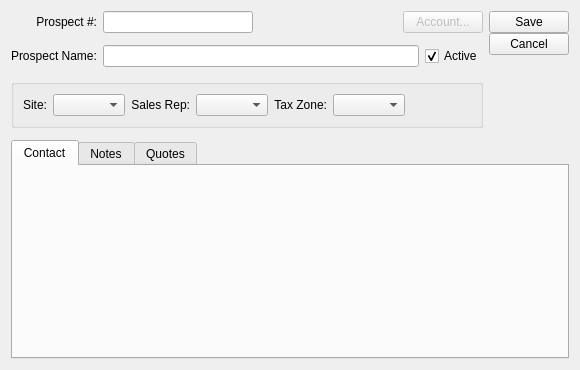
<?xml version="1.0" encoding="UTF-8"?>
<ui version="4.0">
 <comment>This file is part of the xTuple ERP: PostBooks Edition, a free and
open source Enterprise Resource Planning software suite,
Copyright (c) 1999-2019 by OpenMFG LLC, d/b/a xTuple.
It is licensed to you under the Common Public Attribution License
version 1.0, the full text of which (including xTuple-specific Exhibits)
is available at www.xtuple.com/CPAL.  By using this software, you agree
to be bound by its terms.</comment>
 <class>prospect</class>
 <widget class="QWidget" name="prospect">
  <property name="geometry">
   <rect>
    <x>0</x>
    <y>0</y>
    <width>580</width>
    <height>370</height>
   </rect>
  </property>
  <property name="windowTitle">
   <string>Prospect</string>
  </property>
  <layout class="QGridLayout" name="gridLayout_3">
   <property name="verticalSpacing">
    <number>12</number>
   </property>
   <item row="0" column="0">
    <widget class="QLabel" name="_numberLit">
     <property name="text">
      <string>Prospect #:</string>
     </property>
     <property name="alignment">
      <set>Qt::AlignRight|Qt::AlignTrailing|Qt::AlignVCenter</set>
     </property>
     <property name="buddy">
      <cstring>_number</cstring>
     </property>
    </widget>
   </item>
   <item row="0" column="1" colspan="2">
    <layout class="QHBoxLayout">
     <item>
      <widget class="XLineEdit" name="_number">
       <property name="focusPolicy">
        <enum>Qt::StrongFocus</enum>
       </property>
      </widget>
     </item>
     <item>
      <spacer>
       <property name="orientation">
        <enum>Qt::Horizontal</enum>
       </property>
       <property name="sizeHint" stdset="0">
        <size>
         <width>40</width>
         <height>0</height>
        </size>
       </property>
      </spacer>
     </item>
     <item>
      <widget class="QPushButton" name="_crmacct">
       <property name="enabled">
        <bool>false</bool>
       </property>
       <property name="text">
        <string>Account...</string>
       </property>
      </widget>
     </item>
    </layout>
   </item>
   <item row="0" column="3" rowspan="3">
    <layout class="QVBoxLayout">
     <item>
      <widget class="QPushButton" name="_save">
       <property name="text">
        <string>Save</string>
       </property>
      </widget>
     </item>
     <item>
      <widget class="QPushButton" name="_close">
       <property name="text">
        <string>Cancel</string>
       </property>
      </widget>
     </item>
     <item>
      <spacer>
       <property name="orientation">
        <enum>Qt::Vertical</enum>
       </property>
       <property name="sizeHint" stdset="0">
        <size>
         <width>20</width>
         <height>0</height>
        </size>
       </property>
      </spacer>
     </item>
    </layout>
   </item>
   <item row="1" column="0">
    <widget class="QLabel" name="_nameLit">
     <property name="text">
      <string>Prospect Name:</string>
     </property>
     <property name="buddy">
      <cstring>_name</cstring>
     </property>
    </widget>
   </item>
   <item row="1" column="1">
    <widget class="QLineEdit" name="_name"/>
   </item>
   <item row="1" column="2">
    <widget class="QCheckBox" name="_active">
     <property name="text">
      <string>Active</string>
     </property>
     <property name="checked">
      <bool>true</bool>
     </property>
    </widget>
   </item>
   <item row="2" column="0" colspan="3">
    <widget class="QGroupBox" name="groupBox_2">
     <property name="title">
      <string/>
     </property>
     <layout class="QGridLayout" name="gridLayout_2">
      <item row="0" column="6">
       <spacer name="horizontalSpacer_2">
        <property name="orientation">
         <enum>Qt::Horizontal</enum>
        </property>
        <property name="sizeHint" stdset="0">
         <size>
          <width>0</width>
          <height>20</height>
         </size>
        </property>
       </spacer>
      </item>
      <item row="0" column="1">
       <widget class="WComboBox" name="_site">
        <property name="allowNull">
         <bool>true</bool>
        </property>
       </widget>
      </item>
      <item row="0" column="0">
       <widget class="QLabel" name="_siteLit">
        <property name="text">
         <string>Site:</string>
        </property>
        <property name="alignment">
         <set>Qt::AlignRight|Qt::AlignTrailing|Qt::AlignVCenter</set>
        </property>
       </widget>
      </item>
      <item row="0" column="2">
       <widget class="QLabel" name="label">
        <property name="text">
         <string>Sales Rep:</string>
        </property>
        <property name="alignment">
         <set>Qt::AlignRight|Qt::AlignTrailing|Qt::AlignVCenter</set>
        </property>
        <property name="buddy">
         <cstring>_salesrep</cstring>
        </property>
       </widget>
      </item>
      <item row="0" column="3">
       <widget class="XComboBox" name="_salesrep">
        <property name="allowNull">
         <bool>true</bool>
        </property>
        <property name="type">
         <enum>XComboBox::SalesReps</enum>
        </property>
       </widget>
      </item>
      <item row="0" column="4">
       <widget class="QLabel" name="_taxzoneLit">
        <property name="text">
         <string>Tax Zone:</string>
        </property>
        <property name="alignment">
         <set>Qt::AlignRight|Qt::AlignTrailing|Qt::AlignVCenter</set>
        </property>
        <property name="buddy">
         <cstring>_taxzone</cstring>
        </property>
       </widget>
      </item>
      <item row="0" column="5">
       <widget class="XComboBox" name="_taxzone"/>
      </item>
     </layout>
    </widget>
   </item>
   <item row="3" column="0" colspan="4">
    <widget class="QTabWidget" name="_tabs">
     <property name="sizePolicy">
      <sizepolicy hsizetype="Expanding" vsizetype="Expanding">
       <horstretch>0</horstretch>
       <verstretch>1</verstretch>
      </sizepolicy>
     </property>
     <property name="currentIndex">
      <number>0</number>
     </property>
     <widget class="QWidget" name="_contactTab">
      <attribute name="title">
       <string>Contact</string>
      </attribute>
      <layout class="QGridLayout" name="gridLayout">
       <item row="0" column="0">
        <layout class="QHBoxLayout" name="horizontalLayout">
         <item>
          <layout class="QVBoxLayout" name="verticalLayout">
           <item>
            <widget class="ContactCluster" name="_contact">
             <property name="focusPolicy">
              <enum>Qt::StrongFocus</enum>
             </property>
             <property name="accountVisible" stdset="0">
              <bool>false</bool>
             </property>
             <property name="activeVisible" stdset="0">
              <bool>false</bool>
             </property>
            </widget>
           </item>
           <item>
            <spacer name="verticalSpacer_3">
             <property name="orientation">
              <enum>Qt::Vertical</enum>
             </property>
             <property name="sizeHint" stdset="0">
              <size>
               <width>20</width>
               <height>40</height>
              </size>
             </property>
            </spacer>
           </item>
           <item>
            <spacer name="verticalSpacer">
             <property name="orientation">
              <enum>Qt::Vertical</enum>
             </property>
             <property name="sizeHint" stdset="0">
              <size>
               <width>20</width>
               <height>0</height>
              </size>
             </property>
            </spacer>
           </item>
          </layout>
         </item>
         <item>
          <spacer name="horizontalSpacer">
           <property name="orientation">
            <enum>Qt::Horizontal</enum>
           </property>
           <property name="sizeHint" stdset="0">
            <size>
             <width>0</width>
             <height>20</height>
            </size>
           </property>
          </spacer>
         </item>
        </layout>
       </item>
      </layout>
     </widget>
     <widget class="QWidget" name="_notesTab">
      <attribute name="title">
       <string>Notes</string>
      </attribute>
      <layout class="QVBoxLayout">
       <item>
        <widget class="XTextEdit" name="_notes"/>
       </item>
      </layout>
     </widget>
     <widget class="QWidget" name="_quotesTab">
      <attribute name="title">
       <string>Quotes</string>
      </attribute>
      <layout class="QHBoxLayout">
       <item>
        <widget class="XTreeWidget" name="_quotes"/>
       </item>
       <item>
        <layout class="QVBoxLayout">
         <property name="spacing">
          <number>0</number>
         </property>
         <item>
          <widget class="QPushButton" name="_newQuote">
           <property name="text">
            <string>New</string>
           </property>
          </widget>
         </item>
         <item>
          <widget class="QPushButton" name="_editQuote">
           <property name="enabled">
            <bool>false</bool>
           </property>
           <property name="text">
            <string>Edit</string>
           </property>
          </widget>
         </item>
         <item>
          <widget class="QPushButton" name="_viewQuote">
           <property name="enabled">
            <bool>false</bool>
           </property>
           <property name="text">
            <string>View</string>
           </property>
          </widget>
         </item>
         <item>
          <widget class="QPushButton" name="_deleteQuote">
           <property name="enabled">
            <bool>false</bool>
           </property>
           <property name="text">
            <string>Delete</string>
           </property>
          </widget>
         </item>
         <item>
          <widget class="QPushButton" name="_printQuote">
           <property name="enabled">
            <bool>false</bool>
           </property>
           <property name="text">
            <string>Print</string>
           </property>
          </widget>
         </item>
         <item>
          <spacer>
           <property name="orientation">
            <enum>Qt::Vertical</enum>
           </property>
           <property name="sizeHint" stdset="0">
            <size>
             <width>20</width>
             <height>40</height>
            </size>
           </property>
          </spacer>
         </item>
        </layout>
       </item>
      </layout>
     </widget>
    </widget>
   </item>
  </layout>
 </widget>
 <customwidgets>
  <customwidget>
   <class>ContactCluster</class>
   <extends>QWidget</extends>
   <header>contactcluster.h</header>
  </customwidget>
  <customwidget>
   <class>WComboBox</class>
   <extends>XComboBox</extends>
   <header>wcombobox.h</header>
  </customwidget>
  <customwidget>
   <class>XComboBox</class>
   <extends>QComboBox</extends>
   <header>xcombobox.h</header>
  </customwidget>
  <customwidget>
   <class>XLineEdit</class>
   <extends>QLineEdit</extends>
   <header>xlineedit.h</header>
   <container>1</container>
  </customwidget>
  <customwidget>
   <class>XTreeWidget</class>
   <extends>QTreeWidget</extends>
   <header>xtreewidget.h</header>
   <container>1</container>
  </customwidget>
  <customwidget>
   <class>XTextEdit</class>
   <extends>QTextEdit</extends>
   <header>xtextedit.h</header>
  </customwidget>
 </customwidgets>
 <tabstops>
  <tabstop>_number</tabstop>
  <tabstop>_name</tabstop>
  <tabstop>_tabs</tabstop>
  <tabstop>_contact</tabstop>
  <tabstop>_notes</tabstop>
  <tabstop>_quotes</tabstop>
  <tabstop>_newQuote</tabstop>
  <tabstop>_editQuote</tabstop>
  <tabstop>_viewQuote</tabstop>
  <tabstop>_deleteQuote</tabstop>
  <tabstop>_printQuote</tabstop>
  <tabstop>_close</tabstop>
 </tabstops>
 <resources/>
 <connections>
  <connection>
   <sender>_close</sender>
   <signal>clicked()</signal>
   <receiver>prospect</receiver>
   <slot>close()</slot>
   <hints>
    <hint type="sourcelabel">
     <x>737</x>
     <y>26</y>
    </hint>
    <hint type="destinationlabel">
     <x>399</x>
     <y>299</y>
    </hint>
   </hints>
  </connection>
  <connection>
   <sender>_quotes</sender>
   <signal>valid(bool)</signal>
   <receiver>_editQuote</receiver>
   <slot>setEnabled(bool)</slot>
   <hints>
    <hint type="sourcelabel">
     <x>317</x>
     <y>432</y>
    </hint>
    <hint type="destinationlabel">
     <x>674</x>
     <y>356</y>
    </hint>
   </hints>
  </connection>
  <connection>
   <sender>_quotes</sender>
   <signal>valid(bool)</signal>
   <receiver>_viewQuote</receiver>
   <slot>setEnabled(bool)</slot>
   <hints>
    <hint type="sourcelabel">
     <x>317</x>
     <y>432</y>
    </hint>
    <hint type="destinationlabel">
     <x>674</x>
     <y>388</y>
    </hint>
   </hints>
  </connection>
  <connection>
   <sender>_quotes</sender>
   <signal>valid(bool)</signal>
   <receiver>_deleteQuote</receiver>
   <slot>setEnabled(bool)</slot>
   <hints>
    <hint type="sourcelabel">
     <x>317</x>
     <y>432</y>
    </hint>
    <hint type="destinationlabel">
     <x>674</x>
     <y>420</y>
    </hint>
   </hints>
  </connection>
  <connection>
   <sender>_quotes</sender>
   <signal>valid(bool)</signal>
   <receiver>_printQuote</receiver>
   <slot>setEnabled(bool)</slot>
   <hints>
    <hint type="sourcelabel">
     <x>317</x>
     <y>432</y>
    </hint>
    <hint type="destinationlabel">
     <x>674</x>
     <y>452</y>
    </hint>
   </hints>
  </connection>
 </connections>
</ui>
